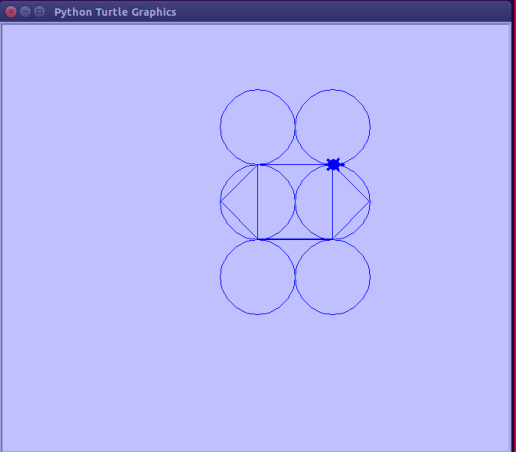

The script that drew this image:
import turtle

brad = turtle.Turtle()
brad.shape("turtle")
brad.color("blue")

brad.forward(100)
brad.left(90)
brad.forward(100)
brad.left(90)
brad.forward(100)
brad.left(90)
brad.forward(100)
brad.left(90)

brad.circle(50)
brad.forward(100)
brad.circle(50)
brad.left(180)
brad.circle(50)
brad.forward(100)
brad.circle(50)
brad.right(90)
brad.forward(100)
brad.right(90)
brad.circle(50)
brad.forward(100)
brad.circle(50)

brad.right(45)
brad.forward(70)
brad.right(90)
brad.forward(70)
brad.right(45)
brad.forward(100)
brad.right(45)
brad.forward(70)
brad.right(90)
brad.forward(70)
brad.right(45)
brad.forward(100)
